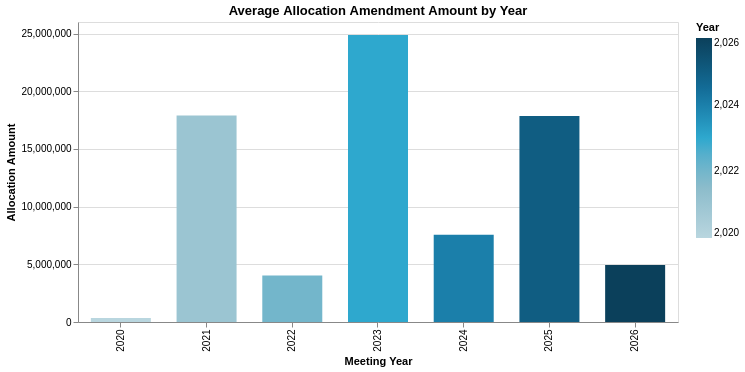

Source (notebook cell):
### Code cell
chart = ((alt.Chart((amounts.groupby('meeting_year').allocation_amount.mean().reset_index()))
            .mark_bar(size=60)
            .encode(
                x=alt.X("meeting_year:O", title="Meeting Year"),
                 y=alt.Y('allocation_amount', title="Allocation Amount"),
                color=alt.Color("meeting_year", title="Year", scale=alt.Scale(range = cp.CALITP_SEQUENTIAL_COLORS)
                ))
          .properties(title="Average Allocation Amendment Amount by Year",
        width=600,
        # height=300
                     )))
chart

### Figure 1 — Vega-Lite specification as saved in the notebook (floating-point values rounded to 4 significant figures)
{"config": {"view": {"continuousWidth": 300, "continuousHeight": 300}}, "data": {"name": "data-bc8a7984793b32916fceae9514f8472e"}, "mark": {"type": "bar", "size": 60}, "encoding": {"color": {"field": "meeting_year", "scale": {"range": ["#B9D6DF", "#8CBCCB", "#2EA8CE", "#136C97", "#0B405B"]}, "title": "Year", "type": "quantitative"}, "x": {"field": "meeting_year", "title": "Meeting Year", "type": "ordinal"}, "y": {"field": "allocation_amount", "title": "Allocation Amount", "type": "quantitative"}}, "title": "Average Allocation Amendment Amount by Year", "width": 600, "$schema": "https://vega.github.io/schema/vega-lite/v5.20.1.json", "datasets": {"data-bc8a7984793b32916fceae9514f8472e": [{"meeting_year": 2020, "allocation_amount": 338000.0}, {"meeting_year": 2021, "allocation_amount": 17890000.0}, {"meeting_year": 2022, "allocation_amount": 4035000.0}, {"meeting_year": 2023, "allocation_amount": 24860000.0}, {"meeting_year": 2024, "allocation_amount": 7554000.0}, {"meeting_year": 2025, "allocation_amount": 17850000.0}, {"meeting_year": 2026, "allocation_amount": 4940000.0}]}}
